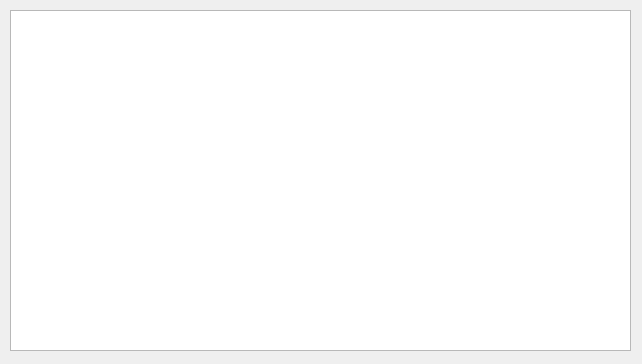
<?xml version="1.0" encoding="UTF-8"?>
<ui version="4.0">
 <class>Widget</class>
 <widget class="QWidget" name="Widget">
  <property name="geometry">
   <rect>
    <x>0</x>
    <y>0</y>
    <width>642</width>
    <height>364</height>
   </rect>
  </property>
  <property name="windowTitle">
   <string>Form</string>
  </property>
  <widget class="QPlainTextEdit" name="plainTextEdit">
   <property name="geometry">
    <rect>
     <x>10</x>
     <y>10</y>
     <width>621</width>
     <height>341</height>
    </rect>
   </property>
  </widget>
 </widget>
 <resources/>
 <connections/>
</ui>
